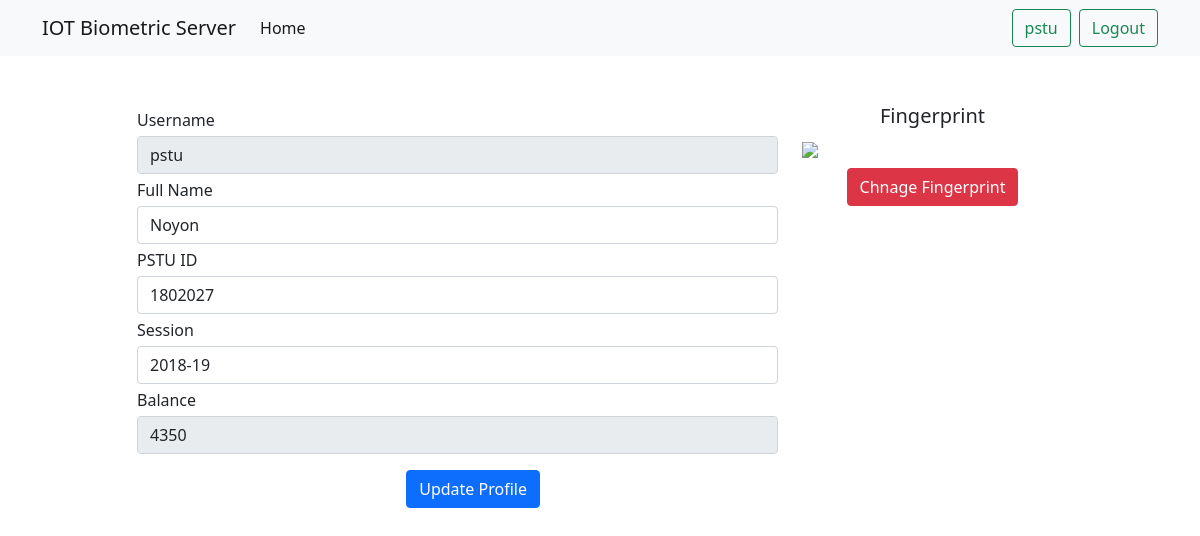
/customer/profile (signed in), run on an earlier commit of the app's database.
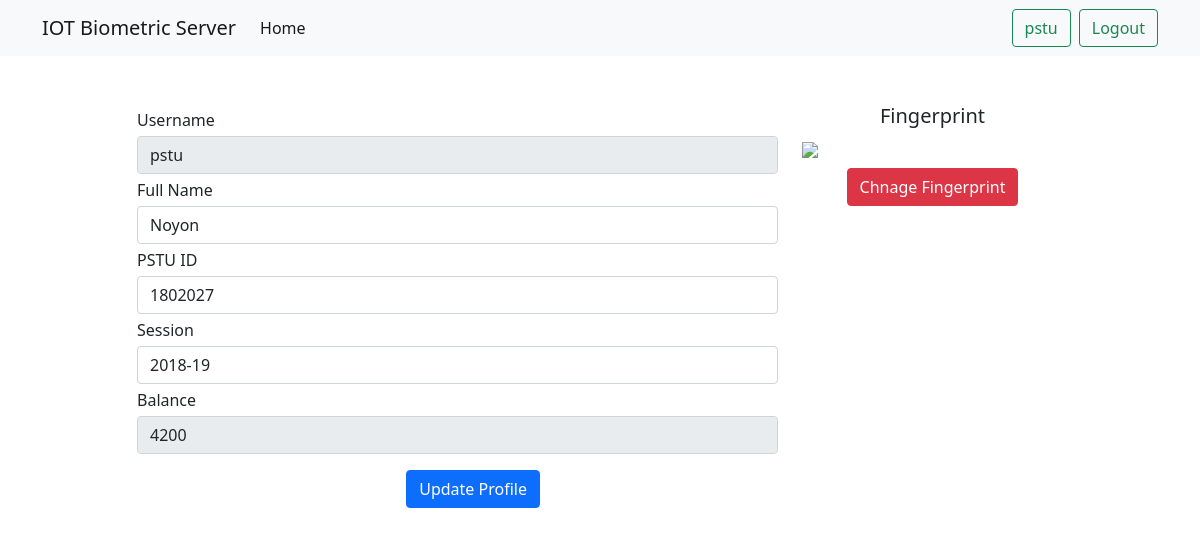
And on a later commit of the database.
### customers/models.py (models this page shows, shortened)
class Customer(models.Model):
    user = models.OneToOneField(User, on_delete=models.CASCADE)
    name = models.CharField(max_length=50)
    PSTU_ID = models.CharField(max_length=50)
    session = models.CharField(max_length=50)
    fingerprint = models.CharField(max_length=10)
    balance = models.IntegerField(default=0)

### customers/views.py (the view, shortened to what this page needs)
# urls.py: path('profile', views.profile, name='profile'),
@login_required
def profile(request):
    cache.clear()
    if request.method == 'GET':
        try:
            profile = Customer.objects.get(user=request.user)
            img = str(request.user.username) + '.bmp'
            return render(request, 'profile.html', {'profile': profile, 'img': img})
        except:
            profile = Customer(user=request.user)
            img = str(request.user.username) + '.bmp'
            profile.save()
            return render(request, 'profile.html', {'profile': profile, 'img': img})

### templates/profile.html (shortened to what this page needs)
{% load static %}
<!doctype html>
<html lang="en">
<head>
    <link href="https://cdn.jsdelivr.net/npm/bootstrap@5.0.2/dist/css/bootstrap.min.css" rel="stylesheet"
>
</head>
<body>
<nav class="navbar navbar-expand-lg navbar-light bg-light">
    <div class="container">
        <a class="navbar-brand" href="/">IOT Biometric Server</a>
        <div class="collapse navbar-collapse" id="navbarTogglerDemo02">
            <ul class="navbar-nav me-auto mb-2 mb-lg-0">
                <li class="nav-item">
                    <a class="nav-link active" aria-current="page" href="/">Home</a>
                </li>
            </ul>
            <form class="d-flex">
                {% if user.is_authenticated %}
                <a class="btn btn-outline-success mx-2" href='{% url "profile" %}'>{{user.username}}</a>
                <a class="btn btn-outline-success" href='{% url "logout" %}'>Logout</a>
                {% else %}
                <a class="btn btn-outline-success mx-2" href='{% url "login" %}'>Login</a>
                <a class="btn btn-outline-success" href='{% url "register" %}'>register</a>
                {% endif %}
            </form>
        </div>
    </div>
</nav>
<section class="container my-5">
    <div class="row align-content-center">
        <div class="col-md-1">
        </div>
        <div class="col-md-7">
            <form class="forms" action="profile" method="post">
                <label class="form-label my-1">Username</label>
                <input type="text" name="name" class="form-control" value="{{ profile.user.username }}" disabled>
                <label class="form-label my-1">Full Name</label>
                <input type="text" name="name" class="form-control" value="{{ profile.name }}">
                <label class="form-label my-1">PSTU ID</label>
                <input type="text" name="PSTU_ID" class="form-control" value="{{ profile.PSTU_ID }}">
                <label class="form-label my-1">Session</label>
                <input type="text" name="session" class="form-control" value="{{ profile.session }}">
                <label class="form-label my-1">Balance</label>
                <input type="text" name="session" class="form-control" disabled value="{{ profile.balance }}">
                <button style="margin-left: 42%;" type="submit" class="btn btn-primary my-3">Update Profile</button>
            </form>
        </div>
        <div class="col-md-3">
            <h5 style="text-align: center">Fingerprint</h5>
            <img style="width: 100%" src='/static/{{img}}'>
            <h5 style="text-align: center">
                <a class="btn btn-danger my-2 center" href='{% url "change" %}'>Chnage Fingerprint</a>
            </h5>
        </div>
        <div class="col-md-1">
        </div>
    </div>
</section>
</body>
</html>

What changed in the data, as far as the page shows it:
changed Customer "Noyon": session "4350" → "4200"
